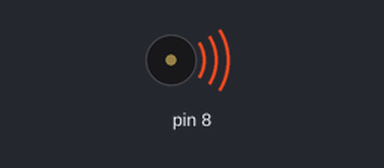
This sketch was run on a simulated Arduino Uno, built with avr-gcc and run on an emulated ATmega328P. On the bench: buzzer (waves = sounding).

Above: at 0.1 s.
At 0.7 s:
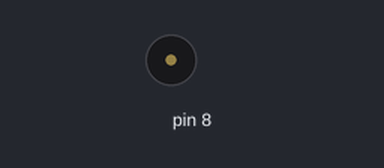
Timing chart, 0 to 2.2 s (numbered marks = the images above):
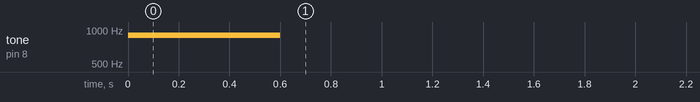

The sketch:

Act.1.ino
```cpp
void setup()
{
   tone(8,900);
   delay(600);
   noTone(8);
}

void loop()
{

}
```
